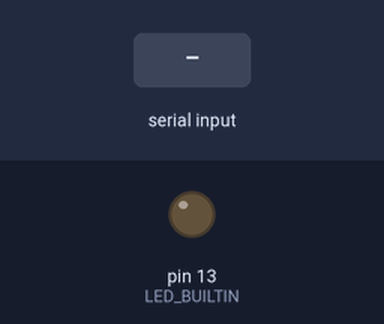
A program run on a simulated Arduino Uno, built with avr-gcc and run on an emulated ATmega328P. Shown: output pins drawn as LEDs (lit = HIGH). Inputs (shaded band) come from the test bench.

Above: at 1.2 s.
1.3 s: "OFF" received over the second serial link
At 2.5 s:
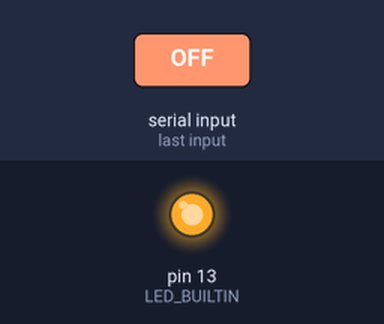
2.8 s: "ON" received over the second serial link
At 3.7 s:
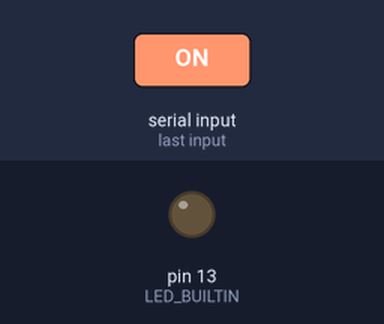
Timing chart, 0 to 5.8 s (numbered marks = the images above; inputs shaded):
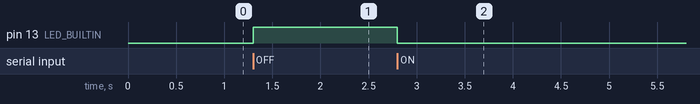

Measured:
- after the input at 1.3 s, pin 13 (LED_BUILTIN): LOW → HIGH at once
- after the input at 2.8 s, pin 13 (LED_BUILTIN): HIGH → LOW at once

The program:

main.cpp
```cpp
#include <Arduino.h>
#include <SoftwareSerial.h>

#define pinRX 0
#define pinTX 1

#define LED_PIN 13

#define uart_delay 10

String uart_command = "";
SoftwareSerial softSerial(pinTX, pinRX);

void setup()
{

  softSerial.begin(9600);
  pinMode(LED_BUILTIN, OUTPUT);
}

long uart_millis = 0;

void loop()
{
  if (softSerial.available() > 0)
  {
    while (softSerial.available())
    {
      uart_command += char(softSerial.read());
      if (uart_command == "ON")
      {
        digitalWrite(LED_BUILTIN, LOW);
        uart_command = "";
      }

      if (uart_command == "OFF")
      {
        digitalWrite(LED_BUILTIN, HIGH);
        uart_command = "";
      }
      if (millis() - uart_millis > 10) {
      uart_millis = millis();
      Serial.println(uart_command); //вывод значений, которые приходят по UART
      }
    }

    // for (uint64_t i = 0; i < uart_command.length();)
    // {

    //   if (memcmp(&uart_command[i], "OFF", 3) == 0)
    //   {
    //     i += 3;
    //     digitalWrite(LED_PIN, HIGH);
    //   }
    // }
  }
}
```
